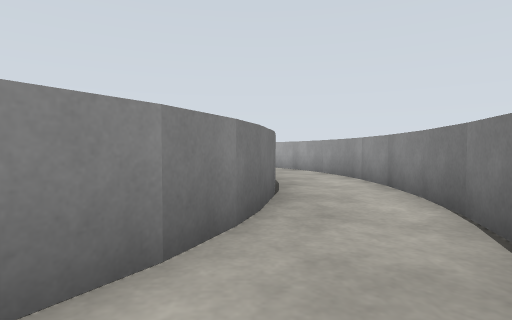
View 1 (above)

24 first-person views from a walk through a world built for the Gazebo simulator. The camera is 0.72 m above the floor, tilts 2° down and sees 80° across. The floor is counted in squares, 1 m on a side. Each view is taken from the middle of a square. On the plan, view 1 faces up. The plan holds only what a view shows up to about 10 squares ahead; the rest is blank. The place goes on beyond the plan.

View 2
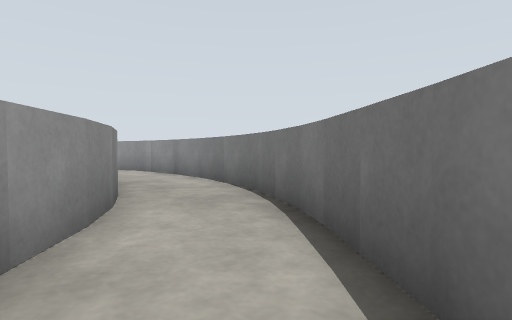

View 3
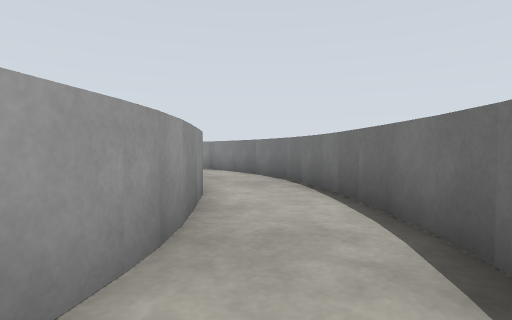

View 4
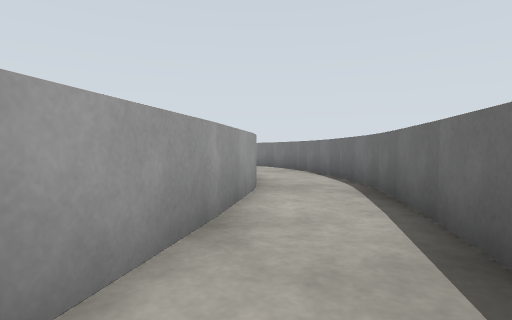

View 5
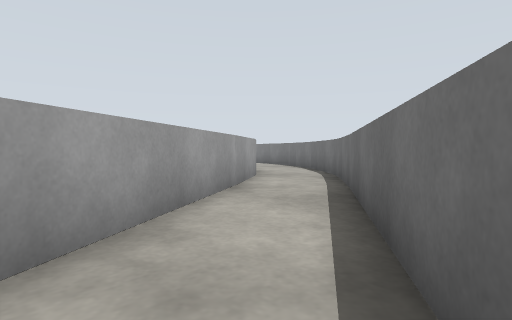

View 6
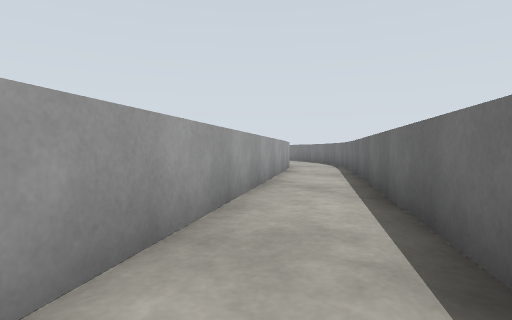

View 7
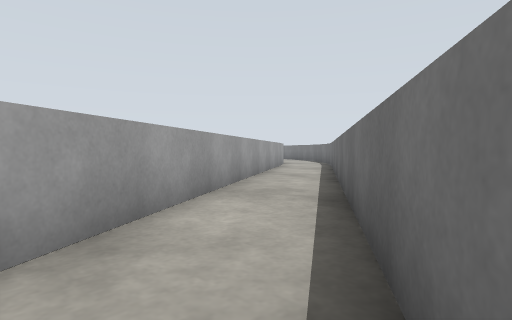

View 8
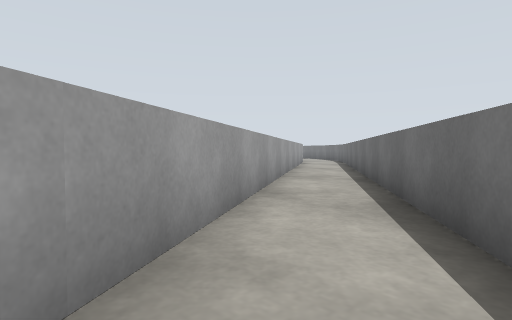

View 9
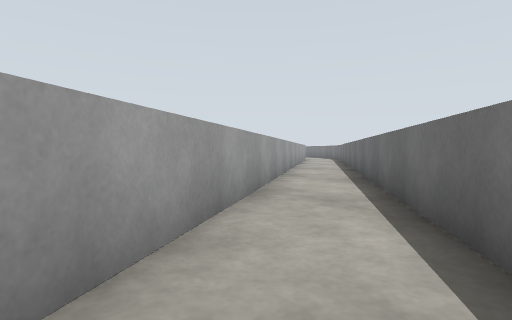

View 10
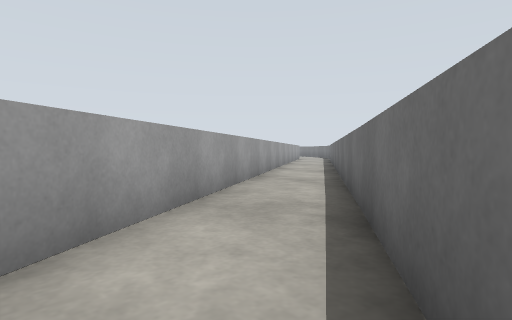

View 11
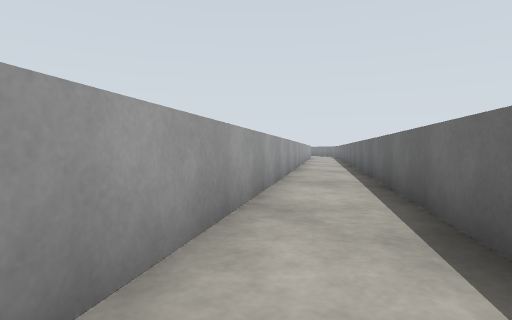

View 12
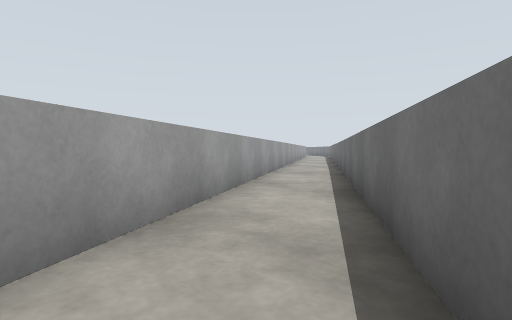

View 13
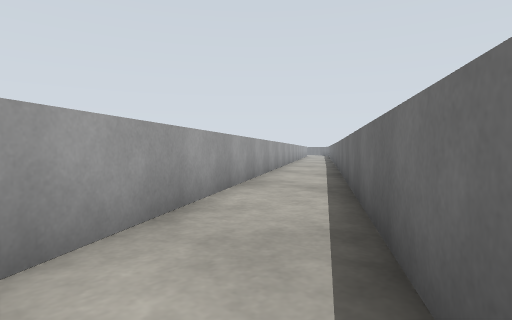

View 14
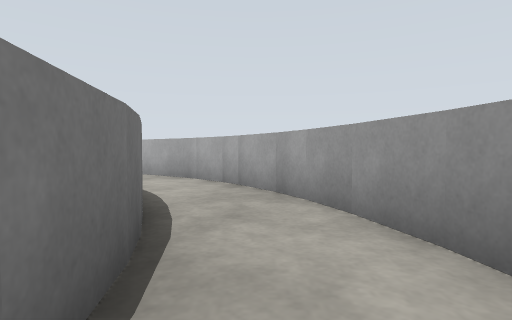

View 15
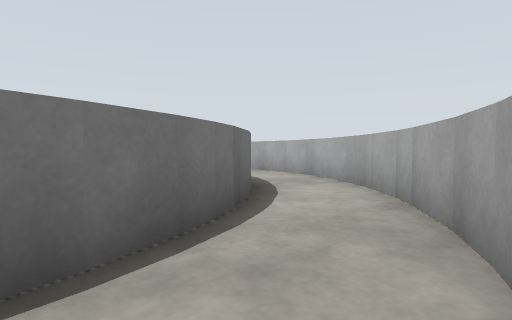

View 16
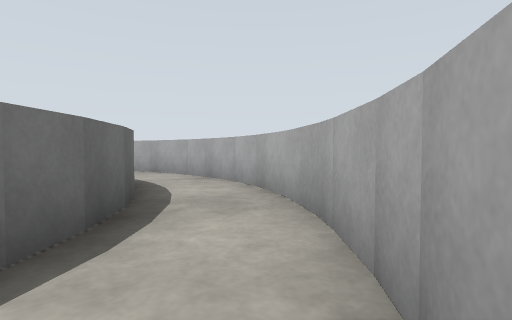

View 17
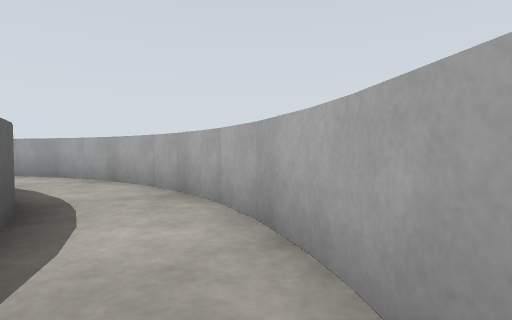

View 18
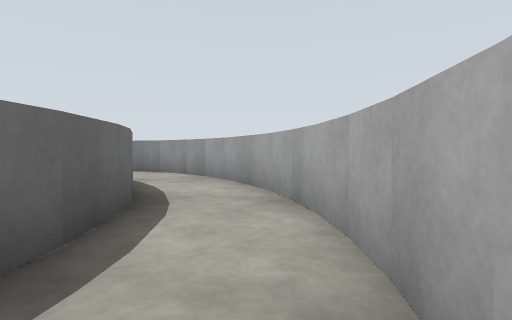

View 19
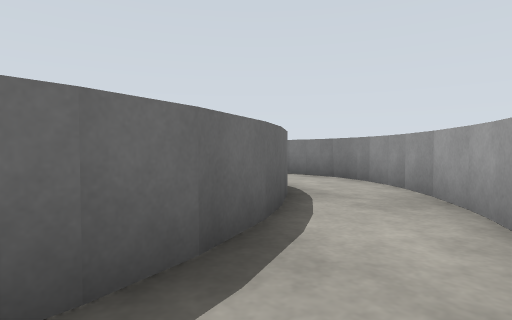

View 20
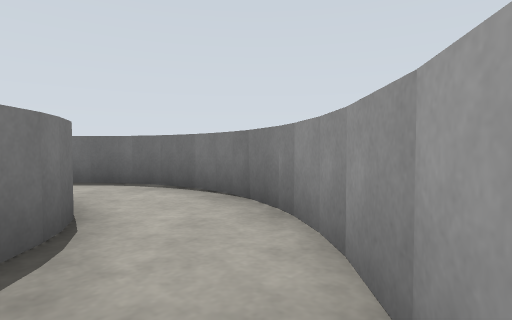

View 21
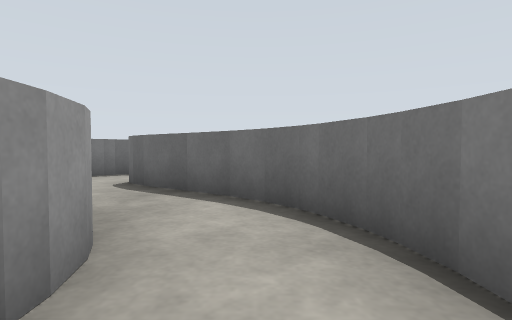

View 22
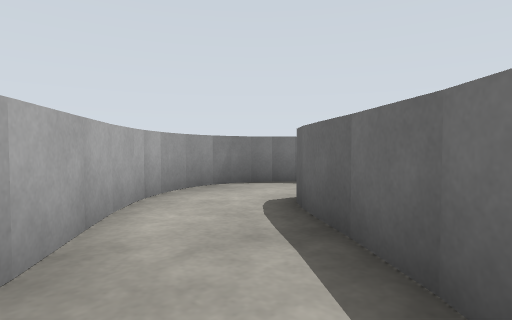

View 23
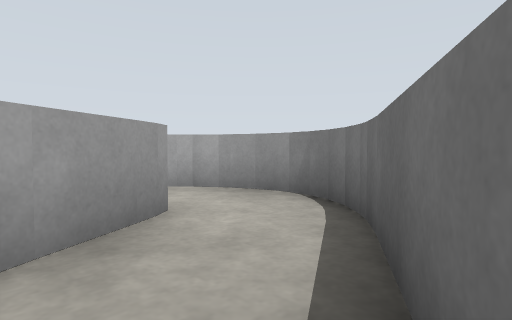

View 24
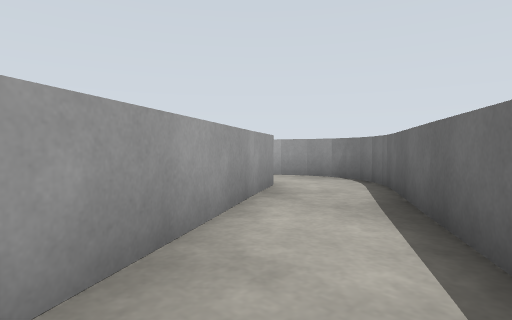

### Floor plan
Key: @ floor where view 1 was taken; # wall or solid block; . floor; = window, fence, low wall or low ledge.
Columns run from 31 left of view 1 to 3 right of it. Each row starts with its distance up from view 1.
 16                      ########
 15                    ###......=##
 14                   ##..........##
 13                  ##...=#####...=#
 12                  #..=##    ##=..##
 11                  =..##      ##=..#
 10                  =.=#        ##..#
  9                  =.=#         #=.=#
  8                  #..###        #..#
  7                  #=..=##       #..#
  6                  ##=..=#       #..#
  5                   ###..#       #..#
  4                   ###=.=       #..#
  3                  ##=...#      #=.=#
  2                 #=...=##     ##..#
  1                 ....###     ##=..#
  0                 ..=##      ##=.@##
 -1                           ##=..=#
 -2                          ##=..=#
 -3                        ##=...=##
 -4                       ##....##
 -5                     ##=...=##
 -6                   ###...=##
 -7                  ##=...###
 -8                ###...=##
 -9               ##=...###
-10             ###...=##
-11            ##=...##
-12          ##=...=##
-13        ###....##
-14       ##=...=##
-15     ###...=##
-16    ##=...###
-17  ##=...=##
-18 ##....##
-19 =...=##
-20 ..=##
-21 .###

Positions as (right, up) in squares from view 1, and headings:
1: (0, 0), facing up
2: (-2, -2), facing up-right
3: (-4, -3), facing up-right
4: (-7, -5), facing up-right
5: (-9, -7), facing up-right
6: (-13, -9), facing up-right
7: (-15, -11), facing up-right
8: (-18, -12), facing up-right
9: (-21, -14), facing up-right
10: (-23, -16), facing up-right
11: (-26, -17), facing up-right
12: (-28, -19), facing up-right
13: (-31, -21), facing up-right
14: (1, 6), facing up
15: (2, 8), facing up-left
16: (1, 11), facing up-left
17: (-1, 13), facing up-left
18: (-4, 15), facing left
19: (-7, 15), facing down-left
20: (-11, 14), facing down-left
21: (-13, 11), facing down
22: (-13, 8), facing down-right
23: (-12, 1), facing up-right
24: (-15, 0), facing up-right
